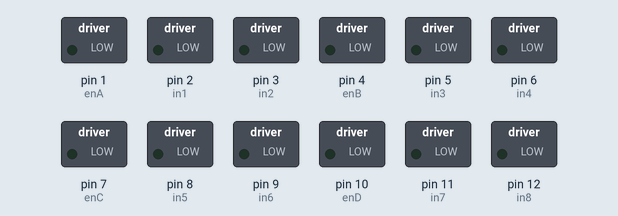
Recording of a sketch running on a simulated Arduino Uno, built with avr-gcc and run on an emulated ATmega328P. Shown: switched loads named in the sketch (green lamp = pin HIGH).

Above: at 0.2 s.
At 25.5 s:
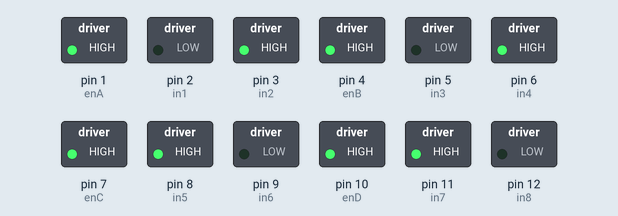
Timing chart, 0 to 65.7 s (numbered marks = the images above):
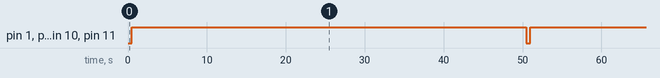

Measured:
- by itself, pin 1 (enA), pin 3 (in2), pin 4 (enB), pin 6 (in4), pin 7 (enC), pin 8 (in5), pin 10 (enD), pin 11 (in7): alternates HIGH for 50.0 s and LOW for 0.50 s

The sketch:

task2_version1.ino
```cpp
//L298 Motor Controller Pin Assignment
// Motor A pin connections
int enA = 1;
int in1 = 2;
int in2 = 3;
// Motor B pin connections
int enB = 4;
int in3 = 5;
int in4 = 6;

// Motor C pin connections
int enC = 7;
int in5 = 8;
int in6 = 9;

// Motor D pin connections
int enD = 10;
int in7 = 11;
int in8 = 12;

void setup()
{
	// Set all motor controller pins as outputs
	pinMode(enA, OUTPUT);
	pinMode(enB, OUTPUT);
  pinMode(enC, OUTPUT);
  pinMode(enD, OUTPUT);
	pinMode(in1, OUTPUT);
	pinMode(in2, OUTPUT);
	pinMode(in3, OUTPUT);
	pinMode(in4, OUTPUT);
  pinMode(in5, OUTPUT);
  pinMode(in6, OUTPUT);
  pinMode(in7, OUTPUT);
  pinMode(in8, OUTPUT);

	// Initial state - Turn off all the motors
	digitalWrite(in1, LOW);
	digitalWrite(in2, LOW);
	digitalWrite(in3, LOW);
	digitalWrite(in4, LOW);
  digitalWrite(in5, LOW);
  digitalWrite(in6, LOW);
  digitalWrite(in7, LOW);
  digitalWrite(in8, LOW);
}

void loop()
{
  stop();
  delay(500);
  movFW(100);
  delay(50000);
}

// stop any movement
void stop(){
  // move forward with 0% speed - For PWM value 0
  analogWrite(enA, 0);
  analogWrite(enB, 0);
  analogWrite(enC, 0);
  analogWrite(enD, 0);

  // Turn off all the motors
  digitalWrite(in1, LOW);
  digitalWrite(in2, LOW);
  digitalWrite(in3, LOW);
  digitalWrite(in4, LOW);
  digitalWrite(in5, LOW);
  digitalWrite(in6, LOW);
  digitalWrite(in7, LOW);
  digitalWrite(in8, LOW);
}

// move forward
void movFW(int speed)
{
  int PWMval = 255*speed/100;
  // move forward with 60% speed - For PWM values varies between 0 (no speed) and 255 (full speed)
  analogWrite(enA, PWMval);
  analogWrite(enB, PWMval);
  analogWrite(enC, PWMval);
  analogWrite(enD, PWMval);
  // Rotate left and right wheels in clockwise direction - Move forward
  digitalWrite(in1, LOW);
  digitalWrite(in2, HIGH);
  digitalWrite(in3, LOW);
  digitalWrite(in4, HIGH);
  digitalWrite(in5, HIGH);
  digitalWrite(in6, LOW);
  digitalWrite(in7, HIGH);
  digitalWrite(in8, LOW);
}

// move backward
void movBW(int speed)
{
  int PWMval = 255*speed/100;
  // move backward with 60% speed - For PWM values varies between 0 (no speed) and 255 (full speed)
  analogWrite(enA, PWMval);
  analogWrite(enB, PWMval);
  analogWrite(enC, PWMval);
  analogWrite(enD, PWMval);
  // Rotate left and right wheels in anti-clockwise direction - Move backward
  digitalWrite(in1, HIGH);
  digitalWrite(in2, LOW);
  digitalWrite(in3, HIGH);
  digitalWrite(in4, LOW);
  digitalWrite(in5, LOW);
  digitalWrite(in6, HIGH);
  digitalWrite(in7, LOW);
  digitalWrite(in8, HIGH);
}

// turn left
void movCW(int speed)
{
  int PWMval = 255*speed/100;
  // turn with 30% speed - For PWM values varies between 0 (no speed) and 255 (full speed)
  analogWrite(enA, PWMval);
  analogWrite(enB, PWMval);
  analogWrite(enC, PWMval);
  analogWrite(enD, PWMval);
  // Rotate left wheel clockwise and right wheel in anti-clockwise direction - Spin clockwise/Turn right
  digitalWrite(in1, LOW);
  digitalWrite(in2, HIGH);
  digitalWrite(in3, LOW);
  digitalWrite(in4, HIGH);
  digitalWrite(in5, LOW);
  digitalWrite(in6, HIGH);
  digitalWrite(in7, LOW);
  digitalWrite(in8, HIGH);
}

// turn right
void movCCW(int speed)
{
  int PWMval = 255*speed/100;
  // turn with 30% speed - For PWM values varies between 0 (no speed) and 255 (full speed)
  analogWrite(enA, PWMval);
  analogWrite(enB, PWMval);
  analogWrite(enC, PWMval);
  analogWrite(enD, PWMval);
  // Rotate left wheel anti-clockwise and right wheel in clockwise direction - Spin anti-clockwise/Turn left
  digitalWrite(in1, HIGH);
  digitalWrite(in2, LOW);
  digitalWrite(in3, HIGH);
  digitalWrite(in4, LOW);
  digitalWrite(in5, HIGH);
  digitalWrite(in6, LOW);
  digitalWrite(in7, HIGH);
  digitalWrite(in8, LOW);
}

//move left
void movLFT(int speed){
  int PWMval = 255*speed/100;

  // turn with 30% speed - For PWM values varies between 0 (no speed) and 255 (full speed)
  analogWrite(enA, PWMval);
  analogWrite(enB, PWMval);
  analogWrite(enC, PWMval);
  analogWrite(enD, PWMval);

  // Rotate left wheel anti-clockwise and right wheel in clockwise direction - Spin anti-clockwise/Turn left
  digitalWrite(in1, LOW);
  digitalWrite(in2, HIGH);
  digitalWrite(in3, HIGH);
  digitalWrite(in4, LOW);
  digitalWrite(in5, HIGH);
  digitalWrite(in6, LOW);
  digitalWrite(in7, LOW);
  digitalWrite(in8, HIGH);
}

//move right
void movRT(int speed){
   int PWMval = 255*speed/100;

  // turn with 30% speed - For PWM values varies between 0 (no speed) and 255 (full speed)
  analogWrite(enA, PWMval);
  analogWrite(enB, PWMval);
  analogWrite(enC, PWMval);
  analogWrite(enD, PWMval);

  // Rotate left wheel anti-clockwise and right wheel in clockwise direction - Spin anti-clockwise/Turn left
  digitalWrite(in1, HIGH);
  digitalWrite(in2, LOW);
  digitalWrite(in3, LOW);
  digitalWrite(in4, HIGH);
  digitalWrite(in5, LOW);
  digitalWrite(in6, HIGH);
  digitalWrite(in7, HIGH);
  digitalWrite(in8, LOW);
}

//move diagonally right
void movDiagRT(int speed){
  int PWMval = 255*speed/100;

  // turn with 30% speed - For PWM values varies between 0 (no speed) and 255 (full speed)
  analogWrite(enA, PWMval);
  analogWrite(enB, PWMval);
  analogWrite(enC, PWMval);
  analogWrite(enD, PWMval);

  // Rotate left wheel anti-clockwise and right wheel in clockwise direction - Spin anti-clockwise/Turn left
  digitalWrite(in1, LOW);
  digitalWrite(in2, LOW);
  digitalWrite(in3, LOW);
  digitalWrite(in4, HIGH);
  digitalWrite(in5, LOW);
  digitalWrite(in6, LOW);
  digitalWrite(in7, HIGH);
  digitalWrite(in8, LOW);
}

//move diagonally left
void movDiagLFT(int speed){
  int PWMval = 255*speed/100;

  // turn with 30% speed - For PWM values varies between 0 (no speed) and 255 (full speed)
  analogWrite(enA, PWMval);
  analogWrite(enB, PWMval);
  analogWrite(enC, PWMval);
  analogWrite(enD, PWMval);

  // Rotate left wheel anti-clockwise and right wheel in clockwise direction - Spin anti-clockwise/Turn left
  digitalWrite(in1, LOW);
  digitalWrite(in2, HIGH);
  digitalWrite(in3, LOW);
  digitalWrite(in4, LOW);
  digitalWrite(in5, LOW);
  digitalWrite(in6, HIGH);
  digitalWrite(in7, LOW);
  digitalWrite(in8, LOW);
}
```
